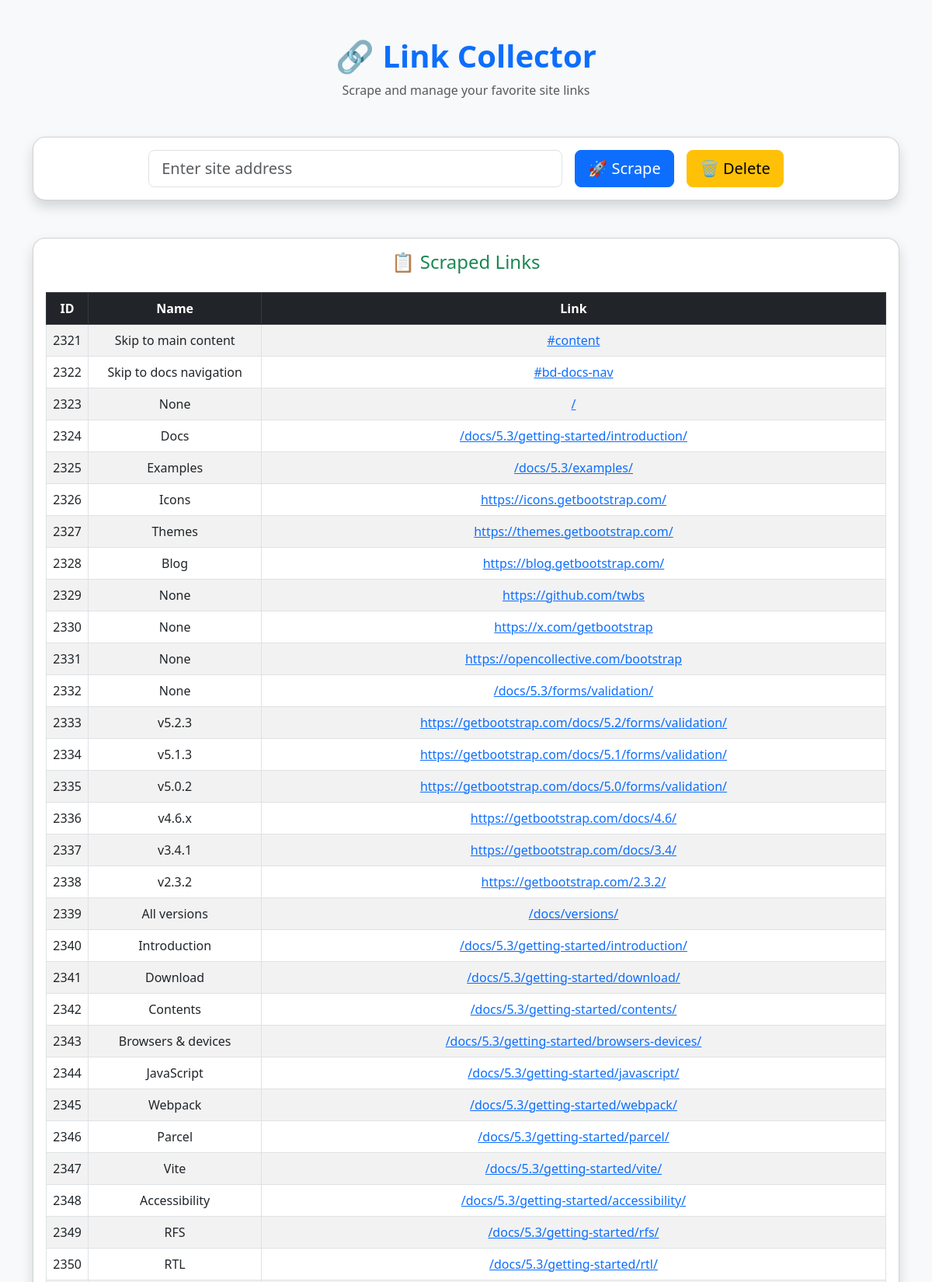
The page / (upper part) on the database its author committed.
### myapp/models.py (models this page shows, shortened)
class Link(models.Model):
    address = models.CharField(max_length=1000,null=True, blank=True)
    name = models.CharField(max_length=1000,null=True, blank=True)

### myapp/views.py (the view)
# urls.py: path('', views.scrape),
def scrape(request):
    if request.method == "POST":
        site = request.POST.get('site')
        page = requests.get(site)
        soup = BeautifulSoup(page.text, 'html.parser')
        for link in soup.find_all('a'):
            link_address = link.get('href')
            link_text = link.string
            Link.objects.create(address = link_address, name=link_text)
        return HttpResponseRedirect('/')
    else:
        data = Link.objects.all()
    return render(request, 'myapp/result.html',{
        'data':data
    })

### myapp/templates/myapp/result.html (shortened to what this page needs)
<!DOCTYPE html>
<html>
<head>
  <link href="https://cdn.jsdelivr.net/npm/bootstrap@5.3.0/dist/css/bootstrap.min.css" rel="stylesheet">
</head>
<body class="bg-light">
  <div class="container py-5">
    <div class="text-center mb-5">
      <h1 class="text-primary fw-bold">🔗 Link Collector</h1>
      <p class="text-muted">Scrape and manage your favorite site links</p>
    </div>
    <div class="card shadow rounded-4 mb-5">
      <div class="card-body">
        <form method="POST" action="/" class="row g-3 align-items-center justify-content-center">
          <div class="col-md-6">
            <input type="text" class="form-control form-control-lg" placeholder="Enter site address" name="site" id="site">
          </div>
          <div class="col-md-auto">
            <button class="btn btn-primary btn-lg" type="submit">🚀 Scrape</button>
          </div>
          <div class="col-md-auto">
            <a class="btn btn-warning btn-lg" href="/delete">🗑️ Delete</a>
          </div>
        </form>
      </div>
    </div>
    <div class="card shadow rounded-4">
      <div class="card-body">
        <h4 class="mb-4 text-center text-success">📋 Scraped Links</h4>
        <div class="table-responsive">
          <table class="table table-bordered table-striped align-middle text-center">
            <thead class="table-dark">
              <tr>
                <th scope='col'>ID</th>
                <th scope='col'>Name</th>
                <th scope='col'>Link</th>
              </tr>
            </thead>
            <tbody>
              {% for link in data %}
              <tr>
                <td>{{ link.id }}</td>
                <td>{{ link.name }}</td>
                <td><a href="{{ link.address }}" target="_blank">{{ link.address }}</a></td>
              </tr>
              {% endfor %}
            </tbody>
          </table>
        </div>
      </div>
    </div>
  </div>
</body>
</html>

### rows shown on the page
Link: id "2321", name "Skip to main content", address "#content"
Link: id "2322", name "Skip to docs navigation", address "#bd-docs-nav"
Link: id "2323", name "None", address "/"
Link: id "2324", name "Docs", address "/docs/5.3/getting-started/introduction/"
Link: id "2325", name "Examples", address "/docs/5.3/examples/"
Link: id "2326", name "Icons", address "https://icons.getbootstrap.com/"
Link: id "2327", name "Themes", address "https://themes.getbootstrap.com/"
Link: id "2328", name "Blog", address "https://blog.getbootstrap.com/"
Link: id "2329", name "None", address "https://github.com/twbs"
Link: id "2330", name "None", address "https://x.com/getbootstrap"
Link: id "2331", name "None", address "https://opencollective.com/bootstrap"
Link: id "2332", name "None", address "/docs/5.3/forms/validation/"
Link: id "2333", name "v5.2.3", address "https://getbootstrap.com/docs/5.2/forms/validation/"
Link: id "2334", name "v5.1.3", address "https://getbootstrap.com/docs/5.1/forms/validation/"
Link: id "2335", name "v5.0.2", address "https://getbootstrap.com/docs/5.0/forms/validation/"
Link: id "2336", name "v4.6.x", address "https://getbootstrap.com/docs/4.6/"
Link: id "2337", name "v3.4.1", address "https://getbootstrap.com/docs/3.4/"
Link: id "2338", name "v2.3.2", address "https://getbootstrap.com/2.3.2/"
Link: id "2339", name "All versions", address "/docs/versions/"
Link: id "2340", name "Introduction", address "/docs/5.3/getting-started/introduction/"
Link: id "2341", name "Download", address "/docs/5.3/getting-started/download/"
Link: id "2342", name "Contents", address "/docs/5.3/getting-started/contents/"
Link: id "2343", name "Browsers & devices", address "/docs/5.3/getting-started/browsers-devices/"
Link: id "2344", name "JavaScript", address "/docs/5.3/getting-started/javascript/"
Link: id "2345", name "Webpack", address "/docs/5.3/getting-started/webpack/"
Link: id "2346", name "Parcel", address "/docs/5.3/getting-started/parcel/"
Link: id "2347", name "Vite", address "/docs/5.3/getting-started/vite/"
Link: id "2348", name "Accessibility", address "/docs/5.3/getting-started/accessibility/"
Link: id "2349", name "RFS", address "/docs/5.3/getting-started/rfs/"
Link: id "2350", name "RTL", address "/docs/5.3/getting-started/rtl/"
